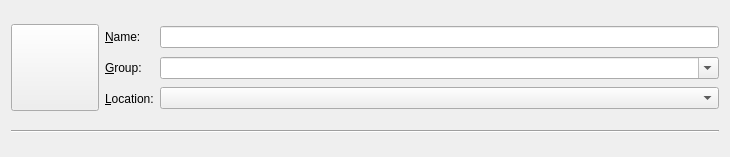
<?xml version="1.0" encoding="UTF-8"?>
<ui version="4.0">
 <class>NewInstanceDialog</class>
 <widget class="QDialog" name="NewInstanceDialog">
  <property name="windowModality">
   <enum>Qt::WindowModality::ApplicationModal</enum>
  </property>
  <property name="geometry">
   <rect>
    <x>0</x>
    <y>0</y>
    <width>730</width>
    <height>157</height>
   </rect>
  </property>
  <property name="windowTitle">
   <string>New Instance</string>
  </property>
  <property name="windowIcon">
   <iconset>
    <normaloff>:/icons/toolbar/new</normaloff>:/icons/toolbar/new</iconset>
  </property>
  <property name="modal">
   <bool>true</bool>
  </property>
  <layout class="QVBoxLayout" name="verticalLayout">
   <item>
    <layout class="QGridLayout" name="gridLayout_2">
     <item row="2" column="1">
      <widget class="QLabel" name="instDirLabel">
       <property name="text">
        <string>&amp;Location:</string>
       </property>
       <property name="buddy">
        <cstring>instDirBox</cstring>
       </property>
      </widget>
     </item>
     <item row="2" column="2">
      <widget class="QComboBox" name="instDirBox"/>
     </item>
     <item row="1" column="2">
      <widget class="QComboBox" name="groupBox">
       <property name="editable">
        <bool>true</bool>
       </property>
      </widget>
     </item>
     <item row="1" column="1">
      <widget class="QLabel" name="groupLabel">
       <property name="text">
        <string>&amp;Group:</string>
       </property>
       <property name="buddy">
        <cstring>groupBox</cstring>
       </property>
      </widget>
     </item>
     <item row="0" column="2">
      <widget class="QLineEdit" name="instNameTextBox">
       <property name="maxLength">
        <number>128</number>
       </property>
      </widget>
     </item>
     <item row="0" column="1">
      <widget class="QLabel" name="nameLabel">
       <property name="text">
        <string>&amp;Name:</string>
       </property>
       <property name="buddy">
        <cstring>instNameTextBox</cstring>
       </property>
      </widget>
     </item>
     <item row="0" column="0" rowspan="3">
      <widget class="QToolButton" name="iconButton">
       <property name="iconSize">
        <size>
         <width>80</width>
         <height>80</height>
        </size>
       </property>
      </widget>
     </item>
    </layout>
   </item>
   <item>
    <widget class="Line" name="line">
     <property name="orientation">
      <enum>Qt::Orientation::Horizontal</enum>
     </property>
    </widget>
   </item>
  </layout>
 </widget>
 <tabstops>
  <tabstop>iconButton</tabstop>
  <tabstop>instNameTextBox</tabstop>
  <tabstop>groupBox</tabstop>
  <tabstop>instDirBox</tabstop>
 </tabstops>
 <resources/>
 <connections/>
</ui>
